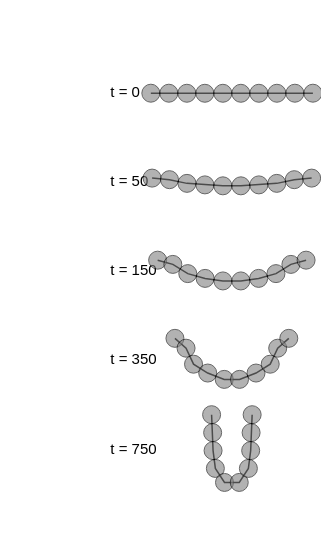

Notebook source saved alongside this figure:
### Markdown cell above
### Figure 1 — Settling transient

Five snapshots of the $B = 1000$ fiber, COM-centred and stacked
vertically (top = early, bottom = late). Beads are drawn as
filled circles at the true bead radius $a$ — the visible bead
size relative to the fiber length is $a / L = 1/18$.

### Code cell
def draw_shape(fig, beads_xz, *, color, fill, line_width=1.5, bead_radius=a, opacity=1.0):
    """Draw a fiber as a connecting line plus one filled circle per bead."""
    xs, zs = beads_xz[:, 0], beads_xz[:, 1]
    fig.add_trace(go.Scatter(
        x=xs, y=zs, mode="lines",
        line=dict(color=color, width=line_width),
        showlegend=False, hoverinfo="skip",
    ))
    for cx, cz in zip(xs, zs, strict=True):
        fig.add_shape(
            type="circle", xref="x", yref="y",
            x0=cx - bead_radius, x1=cx + bead_radius,
            y0=cz - bead_radius, y1=cz + bead_radius,
            line=dict(color=color, width=1.0),
            fillcolor=fill, opacity=opacity, layer="above",
        )


def stack_shape(snapshot_xz, row_index, z_step):
    """Centre an (n_beads, 2) snapshot at the origin, then shift down by row_index*z_step."""
    centred = snapshot_xz - snapshot_xz.mean(axis=0)
    centred[:, 1] -= row_index * z_step
    return centred


step_indices = np.array([0, 100, 300, 700, 1499])
times = step_indices * dt_set
z_step = 0.55 * L_set

# Layout. Bead column extends to roughly ±0.5 L; reserve the leftmost
# 0.6 L of the canvas for labels.
x_label = -0.75 * L_set
x_left, x_right = -1.4 * L_set, 0.55 * L_set

fig1 = figstyle.figure(size="half", aspect=0.6)

for i, (step, t) in enumerate(zip(step_indices, times, strict=True)):
    snap_xz = lab_pos_g[step][:, [0, 2]]      # take (x, z)
    placed = stack_shape(snap_xz, i, z_step)
    draw_shape(
        fig1, placed,
        color=figstyle.COLORS["black"],
        fill=figstyle.COLORS["grey"],
        opacity=0.6,
    )
    figstyle.add_label(
        fig1, (x_label, -i * z_step), f"t = {t:.0f}", anchor="middle right",
    )

y_top = 0.5 * z_step
y_bot = -(len(step_indices) - 1) * z_step - 0.5 * z_step
fig1.update_xaxes(visible=False, range=[x_left, x_right])
fig1.update_yaxes(visible=False, scaleanchor="x", scaleratio=1, range=[y_bot, y_top])
fig1.update_layout(margin=dict(l=5, r=5, t=5, b=5))

figstyle.save(fig1, "fig_settling_transient", figdir=FIGDIR)
fig1.show()

### Figure 1 — Plotly figure (JSON) as saved in the notebook; plotly's stock layout.template omitted (floating-point values rounded to 4 significant figures)
{"data": [{"hoverinfo": "skip", "line": {"color": "#000000", "width": 1.5}, "mode": "lines", "showlegend": false, "type": "scatter", "x": [-9.0, -7.0, -5.0, -3.0, -1.0, 1.0, 3.0, 5.0, 7.0, 9.0], "y": [0.004861, 0.003074, -0.001256, -0.002778, -0.003901, -0.003901, -0.002778, -0.001256, 0.003074, 0.004861]}, {"hoverinfo": "skip", "mode": "text", "showlegend": false, "text": ["t = 0"], "textfont": {"color": "black", "family": "Helvetica, Arial, sans-serif", "size": 15}, "textposition": "middle right", "type": "scatter", "x": [-13.5], "y": [0.0]}, {"hoverinfo": "skip", "line": {"color": "#000000", "width": 1.5}, "mode": "lines", "showlegend": false, "type": "scatter", "x": [-8.861, -6.929, -4.988, -2.996, -0.9999, 0.9999, 2.996, 4.988, 6.929, 8.861], "y": [-9.426, -9.602, -10.01, -10.18, -10.28, -10.28, -10.18, -10.01, -9.602, -9.426]}, {"hoverinfo": "skip", "mode": "text", "showlegend": false, "text": ["t = 50"], "textfont": {"color": "black", "family": "Helvetica, Arial, sans-serif", "size": 15}, "textposition": "middle right", "type": "scatter", "x": [-13.5], "y": [-9.9]}, {"hoverinfo": "skip", "line": {"color": "#000000", "width": 1.5}, "mode": "lines", "showlegend": false, "type": "scatter", "x": [-8.243, -6.557, -4.897, -2.973, -0.9971, 0.9971, 2.973, 4.897, 6.557, 8.243], "y": [-18.54, -19.01, -20.03, -20.56, -20.85, -20.85, -20.56, -20.03, -19.01, -18.54]}, {"hoverinfo": "skip", "mode": "text", "showlegend": false, "text": ["t = 150"], "textfont": {"color": "black", "family": "Helvetica, Arial, sans-serif", "size": 15}, "textposition": "middle right", "type": "scatter", "x": [-13.5], "y": [-19.8]}, {"hoverinfo": "skip", "line": {"color": "#000000", "width": 1.5}, "mode": "lines", "showlegend": false, "type": "scatter", "x": [-6.324, -5.09, -4.258, -2.684, -0.8496, 0.8496, 2.684, 4.258, 5.09, 6.324], "y": [-27.22, -28.32, -30.1, -31.08, -31.78, -31.78, -31.08, -30.1, -28.32, -27.22]}, {"hoverinfo": "skip", "mode": "text", "showlegend": false, "text": ["t = 350"], "textfont": {"color": "black", "family": "Helvetica, Arial, sans-serif", "size": 15}, "textposition": "middle right", "type": "scatter", "x": [-13.5], "y": [-29.7]}, {"hoverinfo": "skip", "line": {"color": "#000000", "width": 1.5}, "mode": "lines", "showlegend": false, "type": "scatter", "x": [-2.252, -2.136, -2.089, -1.834, -0.8183, 0.8183, 1.834, 2.089, 2.136, 2.252], "y": [-35.7, -37.7, -39.7, -41.67, -43.23, -43.23, -41.67, -39.7, -37.7, -35.7]}, {"hoverinfo": "skip", "mode": "text", "showlegend": false, "text": ["t = 750"], "textfont": {"color": "black", "family": "Helvetica, Arial, sans-serif", "size": 15}, "textposition": "middle right", "type": "scatter", "x": [-13.5], "y": [-39.6]}], "layout": {"height": 543, "margin": {"b": 5, "l": 5, "r": 5, "t": 5}, "shapes": [{"fillcolor": "#7F7F7F", "layer": "above", "line": {"color": "#000000", "width": 1.0}, "opacity": 0.6, "type": "circle", "x0": -10.0, "x1": -8.0, "xref": "x", "y0": -0.9951, "y1": 1.005, "yref": "y"}, {"fillcolor": "#7F7F7F", "layer": "above", "line": {"color": "#000000", "width": 1.0}, "opacity": 0.6, "type": "circle", "x0": -8.0, "x1": -6.0, "xref": "x", "y0": -0.9969, "y1": 1.003, "yref": "y"}, {"fillcolor": "#7F7F7F", "layer": "above", "line": {"color": "#000000", "width": 1.0}, "opacity": 0.6, "type": "circle", "x0": -6.0, "x1": -4.0, "xref": "x", "y0": -1.001, "y1": 0.9987, "yref": "y"}, {"fillcolor": "#7F7F7F", "layer": "above", "line": {"color": "#000000", "width": 1.0}, "opacity": 0.6, "type": "circle", "x0": -4.0, "x1": -2.0, "xref": "x", "y0": -1.003, "y1": 0.9972, "yref": "y"}, {"fillcolor": "#7F7F7F", "layer": "above", "line": {"color": "#000000", "width": 1.0}, "opacity": 0.6, "type": "circle", "x0": -2.0, "x1": -2.384e-08, "xref": "x", "y0": -1.004, "y1": 0.9961, "yref": "y"}, {"fillcolor": "#7F7F7F", "layer": "above", "line": {"color": "#000000", "width": 1.0}, "opacity": 0.6, "type": "circle", "x0": -2.384e-08, "x1": 2.0, "xref": "x", "y0": -1.004, "y1": 0.9961, "yref": "y"}, {"fillcolor": "#7F7F7F", "layer": "above", "line": {"color": "#000000", "width": 1.0}, "opacity": 0.6, "type": "circle", "x0": 2.0, "x1": 4.0, "xref": "x", "y0": -1.003, "y1": 0.9972, "yref": "y"}, {"fillcolor": "#7F7F7F", "layer": "above", "line": {"color": "#000000", "width": 1.0}, "opacity": 0.6, "type": "circle", "x0": 4.0, "x1": 6.0, "xref": "x", "y0": -1.001, "y1": 0.9987, "yref": "y"}, {"fillcolor": "#7F7F7F", "layer": "above", "line": {"color": "#000000", "width": 1.0}, "opacity": 0.6, "type": "circle", "x0": 6.0, "x1": 8.0, "xref": "x", "y0": -0.9969, "y1": 1.003, "yref": "y"}, {"fillcolor": "#7F7F7F", "layer": "above", "line": {"color": "#000000", "width": 1.0}, "opacity": 0.6, "type": "circle", "x0": 8.0, "x1": 10.0, "xref": "x", "y0": -0.9951, "y1": 1.005, "yref": "y"}, {"fillcolor": "#7F7F7F", "layer": "above", "line": {"color": "#000000", "width": 1.0}, "opacity": 0.6, "type": "circle", "x0": -9.861, "x1": -7.861, "xref": "x", "y0": -10.43, "y1": -8.426, "yref": "y"}, {"fillcolor": "#7F7F7F", "layer": "above", "line": {"color": "#000000", "width": 1.0}, "opacity": 0.6, "type": "circle", "x0": -7.929, "x1": -5.929, "xref": "x", "y0": -10.6, "y1": -8.602, "yref": "y"}, {"fillcolor": "#7F7F7F", "layer": "above", "line": {"color": "#000000", "width": 1.0}, "opacity": 0.6, "type": "circle", "x0": -5.988, "x1": -3.988, "xref": "x", "y0": -11.01, "y1": -9.01, "yref": "y"}, {"fillcolor": "#7F7F7F", "layer": "above", "line": {"color": "#000000", "width": 1.0}, "opacity": 0.6, "type": "circle", "x0": -3.996, "x1": -1.996, "xref": "x", "y0": -11.18, "y1": -9.178, "yref": "y"}, {"fillcolor": "#7F7F7F", "layer": "above", "line": {"color": "#000000", "width": 1.0}, "opacity": 0.6, "type": "circle", "x0": -2.0, "x1": 9.41e-05, "xref": "x", "y0": -11.28, "y1": -9.284, "yref": "y"}, {"fillcolor": "#7F7F7F", "layer": "above", "line": {"color": "#000000", "width": 1.0}, "opacity": 0.6, "type": "circle", "x0": -9.377e-05, "x1": 2.0, "xref": "x", "y0": -11.28, "y1": -9.284, "yref": "y"}, {"fillcolor": "#7F7F7F", "layer": "above", "line": {"color": "#000000", "width": 1.0}, "opacity": 0.6, "type": "circle", "x0": 1.996, "x1": 3.996, "xref": "x", "y0": -11.18, "y1": -9.178, "yref": "y"}, {"fillcolor": "#7F7F7F", "layer": "above", "line": {"color": "#000000", "width": 1.0}, "opacity": 0.6, "type": "circle", "x0": 3.988, "x1": 5.988, "xref": "x", "y0": -11.01, "y1": -9.01, "yref": "y"}, {"fillcolor": "#7F7F7F", "layer": "above", "line": {"color": "#000000", "width": 1.0}, "opacity": 0.6, "type": "circle", "x0": 5.929, "x1": 7.929, "xref": "x", "y0": -10.6, "y1": -8.602, "yref": "y"}, {"fillcolor": "#7F7F7F", "layer": "above", "line": {"color": "#000000", "width": 1.0}, "opacity": 0.6, "type": "circle", "x0": 7.861, "x1": 9.861, "xref": "x", "y0": -10.43, "y1": -8.426, "yref": "y"}, {"fillcolor": "#7F7F7F", "layer": "above", "line": {"color": "#000000", "width": 1.0}, "opacity": 0.6, "type": "circle", "x0": -9.243, "x1": -7.243, "xref": "x", "y0": -19.54, "y1": -17.54, "yref": "y"}, {"fillcolor": "#7F7F7F", "layer": "above", "line": {"color": "#000000", "width": 1.0}, "opacity": 0.6, "type": "circle", "x0": -7.557, "x1": -5.557, "xref": "x", "y0": -20.01, "y1": -18.01, "yref": "y"}, {"fillcolor": "#7F7F7F", "layer": "above", "line": {"color": "#000000", "width": 1.0}, "opacity": 0.6, "type": "circle", "x0": -5.897, "x1": -3.897, "xref": "x", "y0": -21.03, "y1": -19.03, "yref": "y"}, {"fillcolor": "#7F7F7F", "layer": "above", "line": {"color": "#000000", "width": 1.0}, "opacity": 0.6, "type": "circle", "x0": -3.973, "x1": -1.973, "xref": "x", "y0": -21.56, "y1": -19.56, "yref": "y"}, {"fillcolor": "#7F7F7F", "layer": "above", "line": {"color": "#000000", "width": 1.0}, "opacity": 0.6, "type": "circle", "x0": -1.997, "x1": 0.002921, "xref": "x", "y0": -21.85, "y1": -19.85, "yref": "y"}, {"fillcolor": "#7F7F7F", "layer": "above", "line": {"color": "#000000", "width": 1.0}, "opacity": 0.6, "type": "circle", "x0": -0.002921, "x1": 1.997, "xref": "x", "y0": -21.85, "y1": -19.85, "yref": "y"}, {"fillcolor": "#7F7F7F", "layer": "above", "line": {"color": "#000000", "width": 1.0}, "opacity": 0.6, "type": "circle", "x0": 1.973, "x1": 3.973, "xref": "x", "y0": -21.56, "y1": -19.56, "yref": "y"}, {"fillcolor": "#7F7F7F", "layer": "above", "line": {"color": "#000000", "width": 1.0}, "opacity": 0.6, "type": "circle", "x0": 3.897, "x1": 5.897, "xref": "x", "y0": -21.03, "y1": -19.03, "yref": "y"}, {"fillcolor": "#7F7F7F", "layer": "above", "line": {"color": "#000000", "width": 1.0}, "opacity": 0.6, "type": "circle", "x0": 5.557, "x1": 7.557, "xref": "x", "y0": -20.01, "y1": -18.01, "yref": "y"}, {"fillcolor": "#7F7F7F", "layer": "above", "line": {"color": "#000000", "width": 1.0}, "opacity": 0.6, "type": "circle", "x0": 7.243, "x1": 9.243, "xref": "x", "y0": -19.54, "y1": -17.54, "yref": "y"}, {"fillcolor": "#7F7F7F", "layer": "above", "line": {"color": "#000000", "width": 1.0}, "opacity": 0.6, "type": "circle", "x0": -7.324, "x1": -5.324, "xref": "x", "y0": -28.22, "y1": -26.22, "yref": "y"}, {"fillcolor": "#7F7F7F", "layer": "above", "line": {"color": "#000000", "width": 1.0}, "opacity": 0.6, "type": "circle", "x0": -6.09, "x1": -4.09, "xref": "x", "y0": -29.32, "y1": -27.32, "yref": "y"}, {"fillcolor": "#7F7F7F", "layer": "above", "line": {"color": "#000000", "width": 1.0}, "opacity": 0.6, "type": "circle", "x0": -5.258, "x1": -3.258, "xref": "x", "y0": -31.1, "y1": -29.1, "yref": "y"}, {"fillcolor": "#7F7F7F", "layer": "above", "line": {"color": "#000000", "width": 1.0}, "opacity": 0.6, "type": "circle", "x0": -3.684, "x1": -1.684, "xref": "x", "y0": -32.08, "y1": -30.08, "yref": "y"}, {"fillcolor": "#7F7F7F", "layer": "above", "line": {"color": "#000000", "width": 1.0}, "opacity": 0.6, "type": "circle", "x0": -1.85, "x1": 0.1504, "xref": "x", "y0": -32.78, "y1": -30.78, "yref": "y"}, {"fillcolor": "#7F7F7F", "layer": "above", "line": {"color": "#000000", "width": 1.0}, "opacity": 0.6, "type": "circle", "x0": -0.1504, "x1": 1.85, "xref": "x", "y0": -32.78, "y1": -30.78, "yref": "y"}, {"fillcolor": "#7F7F7F", "layer": "above", "line": {"color": "#000000", "width": 1.0}, "opacity": 0.6, "type": "circle", "x0": 1.684, "x1": 3.684, "xref": "x", "y0": -32.08, "y1": -30.08, "yref": "y"}, {"fillcolor": "#7F7F7F", "layer": "above", "line": {"color": "#000000", "width": 1.0}, "opacity": 0.6, "type": "circle", "x0": 3.258, "x1": 5.258, "xref": "x", "y0": -31.1, "y1": -29.1, "yref": "y"}, {"fillcolor": "#7F7F7F", "layer": "above", "line": {"color": "#000000", "width": 1.0}, "opacity": 0.6, "type": "circle", "x0": 4.09, "x1": 6.09, "xref": "x", "y0": -29.32, "y1": -27.32, "yref": "y"}, {"fillcolor": "#7F7F7F", "layer": "above", "line": {"color": "#000000", "width": 1.0}, "opacity": 0.6, "type": "circle", "x0": 5.324, "x1": 7.324, "xref": "x", "y0": -28.22, "y1": -26.22, "yref": "y"}, {"fillcolor": "#7F7F7F", "layer": "above", "line": {"color": "#000000", "width": 1.0}, "opacity": 0.6, "type": "circle", "x0": -3.252, "x1": -1.252, "xref": "x", "y0": -36.7, "y1": -34.7, "yref": "y"}, {"fillcolor": "#7F7F7F", "layer": "above", "line": {"color": "#000000", "width": 1.0}, "opacity": 0.6, "type": "circle", "x0": -3.136, "x1": -1.136, "xref": "x", "y0": -38.7, "y1": -36.7, "yref": "y"}, {"fillcolor": "#7F7F7F", "layer": "above", "line": {"color": "#000000", "width": 1.0}, "opacity": 0.6, "type": "circle", "x0": -3.089, "x1": -1.089, "xref": "x", "y0": -40.7, "y1": -38.7, "yref": "y"}, {"fillcolor": "#7F7F7F", "layer": "above", "line": {"color": "#000000", "width": 1.0}, "opacity": 0.6, "type": "circle", "x0": -2.834, "x1": -0.834, "xref": "x", "y0": -42.67, "y1": -40.67, "yref": "y"}, {"fillcolor": "#7F7F7F", "layer": "above", "line": {"color": "#000000", "width": 1.0}, "opacity": 0.6, "type": "circle", "x0": -1.818, "x1": 0.1817, "xref": "x", "y0": -44.23, "y1": -42.23, "yref": "y"}, {"fillcolor": "#7F7F7F", "layer": "above", "line": {"color": "#000000", "width": 1.0}, "opacity": 0.6, "type": "circle", "x0": -0.1817, "x1": 1.818, "xref": "x", "y0": -44.23, "y1": -42.23, "yref": "y"}, {"fillcolor": "#7F7F7F", "layer": "above", "line": {"color": "#000000", "width": 1.0}, "opacity": 0.6, "type": "circle", "x0": 0.834, "x1": 2.834, "xref": "x", "y0": -42.67, "y1": -40.67, "yref": "y"}, {"fillcolor": "#7F7F7F", "layer": "above", "line": {"color": "#000000", "width": 1.0}, "opacity": 0.6, "type": "circle", "x0": 1.089, "x1": 3.089, "xref": "x", "y0": -40.7, "y1": -38.7, "yref": "y"}, {"fillcolor": "#7F7F7F", "layer": "above", "line": {"color": "#000000", "width": 1.0}, "opacity": 0.6, "type": "circle", "x0": 1.136, "x1": 3.136, "xref": "x", "y0": -38.7, "y1": -36.7, "yref": "y"}, {"fillcolor": "#7F7F7F", "layer": "above", "line": {"color": "#000000", "width": 1.0}, "opacity": 0.6, "type": "circle", "x0": 1.252, "x1": 3.252, "xref": "x", "y0": -36.7, "y1": -34.7, "yref": "y"}], "width": 326, "xaxis": {"range": [-25.2, 9.9], "visible": false}, "yaxis": {"range": [-44.55, 4.95], "scaleanchor": "x", "scaleratio": 1, "visible": false}}}
